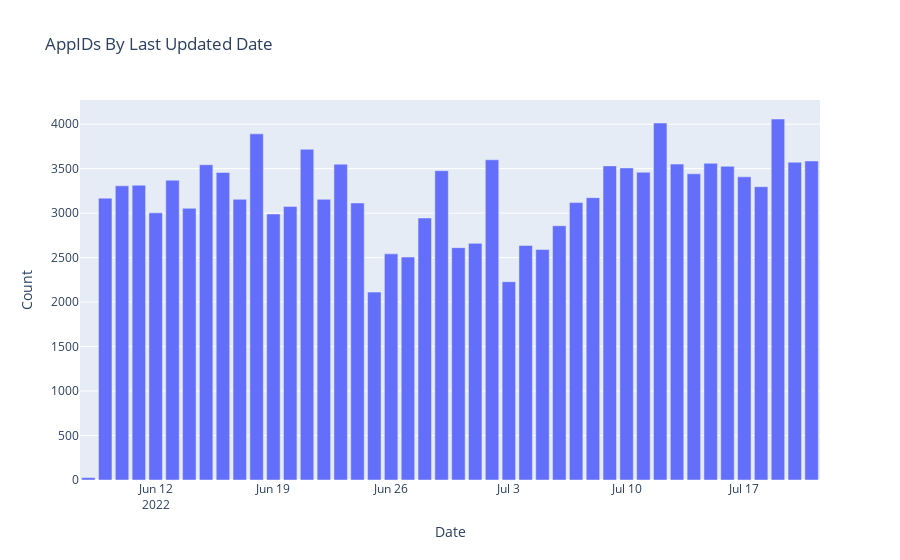

The cell this chart's notebook holds for it:
### Markdown cell above
## Large numbers of old AppID entries means `refreshsteam.py` needs to be run.  This excludes consistently failed appids.

### Code cell
# https://plot.ly/python/bar-charts/

data = [Bar(
        x=grouped_df['updated_date'],
        y=grouped_df['count']
    )]

layout = Layout(
        title='AppIDs By Last Updated Date',
        xaxis=dict(
            title='Date'
        ),
        yaxis=dict(
            title='Count'
        )
    )

fig = Figure(data=data, layout=layout)

iplot(fig)

### Figure 1 — Plotly figure (JSON) as saved in the notebook; plotly's stock layout.template omitted (floating-point values rounded to 4 significant figures)
{"data": [{"type": "bar", "x": [null, "2022-06-08", "2022-06-09", "2022-06-10", "2022-06-11", "2022-06-12", "2022-06-13", "2022-06-14", "2022-06-15", "2022-06-16", "2022-06-17", "2022-06-18", "2022-06-19", "2022-06-20", "2022-06-21", "2022-06-22", "2022-06-23", "2022-06-24", "2022-06-25", "2022-06-26", "2022-06-27", "2022-06-28", "2022-06-29", "2022-06-30", "2022-07-01", "2022-07-02", "2022-07-03", "2022-07-04", "2022-07-05", "2022-07-06", "2022-07-07", "2022-07-08", "2022-07-09", "2022-07-10", "2022-07-11", "2022-07-12", "2022-07-13", "2022-07-14", "2022-07-15", "2022-07-16", "2022-07-17", "2022-07-18", "2022-07-19", "2022-07-20", "2022-07-21"], "y": [2, 27, 3168, 3307, 3314, 3003, 3370, 3054, 3544, 3457, 3155, 3891, 2990, 3075, 3718, 3155, 3550, 3114, 2112, 2542, 2506, 2945, 3477, 2612, 2660, 3600, 2229, 2637, 2591, 2858, 3118, 3174, 3531, 3508, 3459, 4013, 3551, 3442, 3560, 3526, 3408, 3297, 4058, 3572, 3586]}], "layout": {"title": {"text": "AppIDs By Last Updated Date"}, "xaxis": {"title": {"text": "Date"}}, "yaxis": {"title": {"text": "Count"}}}}
